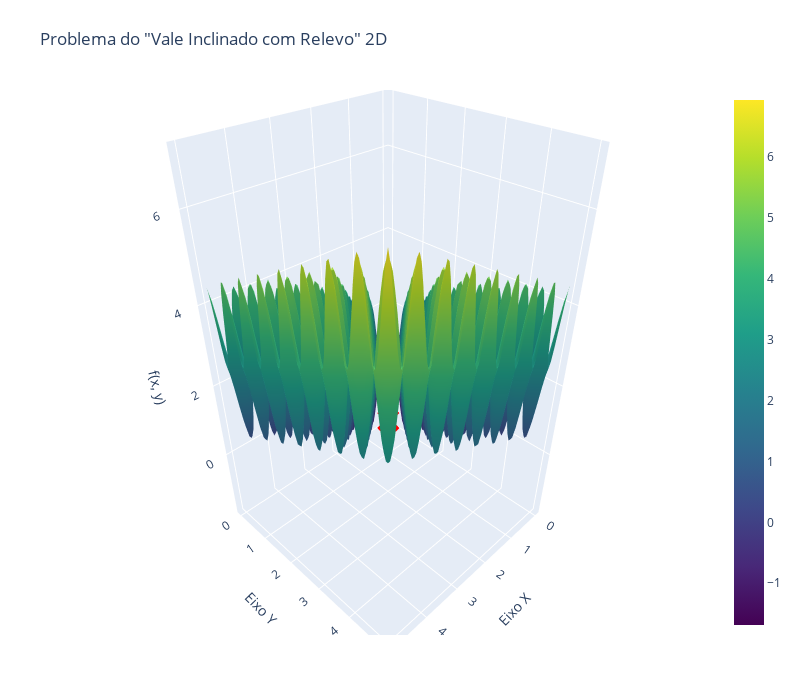

The code cell stored with this chart in its notebook:
### Markdown cell above
# **Fera Formidável 4.15**

* Caio M. C. Ruas - RM: 24010

## Introdução

O objetivo dessa fera é implementar o operador genético de migração no código de algoritmo genético desenvolvido nesta disciplina (isto é, não é para usar o DEAP) e aplicá-lo para resolver algum problema de otimização, mostrando-o em ação.

Para testa-lo, vamos usar um problema em que seja necessário minimizar uma simples função matemática que contém múltiplos mínimos locais:

$$f(x,y) = \frac{x + y}{2} + \cos(10x) + \cos(10y)$$

Essa função é boa para o teste pois é extremamente simples, sendo fácil de entender, mas os múltiplos mínimos podem dificultar a convergência de algoritmos genéticos tradicionais. A ideia é que o operador de migração possa ajudar a escapar desses mínimos locais e encontrar uma solução melhor. Logo após a introdução, há um código demonstrando o gráfico da função para melhor compreensão.

A ideia de um operador de migração é simular a troca de informações entre populações diferentes, permitindo que soluções boas de uma população possam influenciar outras populações, aumentando a diversidade genética e potencialmente melhorando a qualidade das soluções encontradas. Isso não faz tanto sentido com os algoritmos aplicados até agora, pois em todos tinhamos apenas uma população sendo evoluída $^{[Obs]}$. Portanto, para aplicar esse operador, também precisamos modificar o algoritmo para trabalhar com múltiplas populações.

Para isso, vamos criar uma classe `Nacao` que irá gerenciar uma população, com seu próprio conjunto de indivíduos. A classe terá métodos para inicializar as populações, aplicar seleção, cruzamento e mutação, e realizar a migração entre a população de outras nações.

Obs: O conceito de migração também pode ser aplicado a uma única população, caso em que indivíduos novos são introduzidos a cada geração $^{[1]}$. Mas aqui vamos focar na migração entre populações diferentes.

### Code cell
import numpy as np
import plotly.graph_objects as go

def f(x, y):
    return (x + y) / 2 + np.cos(10 * x) + np.cos(10 * y)

x_vals = np.linspace(0, 5, 100)
y_vals = np.linspace(0, 5, 100)
X, Y = np.meshgrid(x_vals, y_vals)
Z = f(X, Y)

fig = go.Figure(data=[go.Surface(z=Z, x=X, y=Y, colorscale='Viridis')])

global_min_x = 0.314
global_min_y = 0.314
global_min_z = f(global_min_x, global_min_y)

fig.add_trace(go.Scatter3d(
    x=[global_min_x], 
    y=[global_min_y], 
    z=[global_min_z + 0.1],
    mode='markers',
    marker=dict(
        size=8,
        color='red',
        symbol='x'
    ),
    name='Mínimo Global (Aprox.)'
))


fig.update_layout(
    title='Problema do "Vale Inclinado com Relevo" 2D',
    scene=dict(
        xaxis_title='Eixo X',
        yaxis_title='Eixo Y',
        zaxis_title='f(x, y)'
    ),
    autosize=False,
    width=800,
    height=700,
    margin=dict(l=65, r=50, b=65, t=90)
)

fig.show()

### Figure 1 — Plotly figure (JSON) as saved in the notebook; plotly's stock layout.template omitted (floating-point values rounded to 4 significant figures; data arrays with more than 128 entries replaced by an {"elided": "..."} marker saying what was removed)
{"data": [{"colorscale": [[0, "#440154"], [0.1111, "#482878"], [0.2222, "#3e4989"], [0.3333, "#31688e"], [0.4444, "#26828e"], [0.5556, "#1f9e89"], [0.6667, "#35b779"], [0.7778, "#6ece58"], [0.8889, "#b5de2b"], [1, "#fde725"]], "type": "surface", "x": {"elided": "100x100 float values"}, "y": {"elided": "100x100 float values"}, "z": {"elided": "100x100 float values"}}, {"marker": {"color": "red", "size": 8, "symbol": "x"}, "mode": "markers", "name": "Mínimo Global (Aprox.)", "type": "scatter3d", "x": [0.314], "y": [0.314], "z": [-1.586]}], "layout": {"autosize": false, "height": 700, "margin": {"b": 65, "l": 65, "r": 50, "t": 90}, "scene": {"xaxis": {"title": {"text": "Eixo X"}}, "yaxis": {"title": {"text": "Eixo Y"}}, "zaxis": {"title": {"text": "f(x, y)"}}}, "title": {"text": "Problema do \"Vale Inclinado com Relevo\" 2D"}, "width": 800}}
